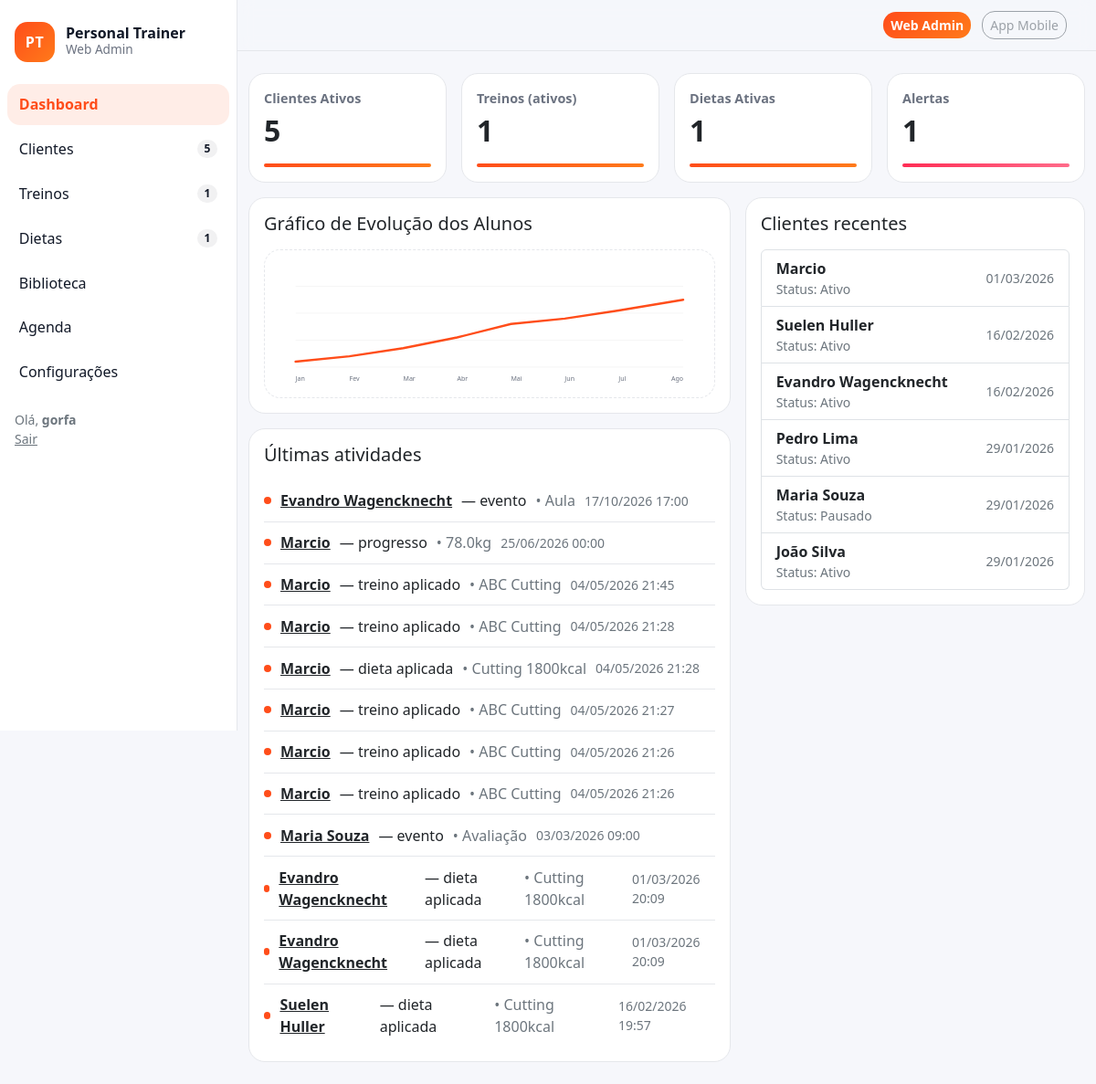
The app's page / (signed in) with its own data.
### crm/models.py (models this page shows, shortened)
class Client(models.Model):
    class Status(models.TextChoices):
        ACTIVE = "active", "Ativo"
        PAUSED = "paused", "Pausado"
        ARCHIVED = "archived", "Arquivado"
    full_name = models.CharField("Nome", max_length=160)
    age = models.PositiveIntegerField("Idade", default=0)
    weight_kg = models.DecimalField("Peso (kg)", max_digits=5, decimal_places=1, default=0)
    height_m = models.DecimalField("Altura (m)", max_digits=4, decimal_places=2, default=0)
    status = models.CharField(max_length=16, choices=Status.choices, default=Status.ACTIVE)
    plan = models.ForeignKey(Plan, on_delete=models.SET_NULL, null=True, blank=True)
    last_activity_at = models.DateField("Última atividade", null=True, blank=True)
    created_at = models.DateTimeField(auto_now_add=True)

### agenda/models.py (models this page shows, shortened)
class Appointment(models.Model):
    client = models.ForeignKey(Client, on_delete=models.SET_NULL, null=True, blank=True)
    title = models.CharField(max_length=160)
    starts_at = models.DateTimeField()
    ends_at = models.DateTimeField()

### workouts/models.py (models this page shows, shortened)
class WorkoutPlan(models.Model):
    name = models.CharField(max_length=120)
    tags = models.CharField(max_length=200, blank=True, help_text="Ex.: Hipertrofia, ABC")
    is_active = models.BooleanField(default=True)

class ClientWorkout(models.Model):
    client = models.ForeignKey(Client, on_delete=models.CASCADE, related_name="workouts")
    plan = models.ForeignKey(WorkoutPlan, on_delete=models.PROTECT)
    applied_at = models.DateTimeField(auto_now_add=True)
    is_current = models.BooleanField(default=True)

### diets/models.py (models this page shows, shortened)
class DietPlan(models.Model):
    name = models.CharField(max_length=120)
    total_kcal = models.PositiveIntegerField(default=0)
    is_active = models.BooleanField(default=True)

class ClientDiet(models.Model):
    client = models.ForeignKey(Client, on_delete=models.CASCADE, related_name="diets")
    plan = models.ForeignKey(DietPlan, on_delete=models.PROTECT)
    applied_at = models.DateTimeField(auto_now_add=True)
    is_current = models.BooleanField(default=True)

### core/views.py (the view)
# urls.py: path("", views.DashboardView.as_view(), name="dashboard"),
class DashboardView(LoginRequiredMixin, TemplateView):
    template_name = "core/dashboard.html"
    def get_context_data(self, **kwargs):
        ctx = super().get_context_data(**kwargs)
        events = []
        for w in ClientWorkout.objects.select_related("client", "plan").order_by("-applied_at")[:10]:
            events.append({"ts": w.applied_at, "label": "treino aplicado", "client": w.client, "detail": w.plan.name})
        for d in ClientDiet.objects.select_related("client", "plan").order_by("-applied_at")[:10]:
            events.append({"ts": d.applied_at, "label": "dieta aplicada", "client": d.client, "detail": d.plan.name})
        for p in ProgressRecord.objects.select_related("client").order_by("-date")[:10]:
            ts = timezone.make_aware(datetime.combine(p.date, time.min))
            detail = f"{p.weight_kg}kg" if p.weight_kg else "registro de progresso"
            events.append({"ts": ts, "label": "progresso", "client": p.client, "detail": detail})
        for f in ClientFile.objects.select_related("client").order_by("-uploaded_at")[:10]:
            label = "exame recebido" if f.kind == "exam" else "foto enviada"
            events.append({"ts": f.uploaded_at, "label": label, "client": f.client, "detail": f.title or "arquivo"})
        for n in ClientNote.objects.select_related("client").order_by("-created_at")[:10]:
            events.append({"ts": n.created_at, "label": "nota adicionada", "client": n.client, "detail": n.text[:60]})
        for fb in Feedback.objects.select_related("client").order_by("-created_at")[:10]:
            events.append({"ts": fb.created_at, "label": "mensagem registrada", "client": fb.client, "detail": fb.text[:60]})
        for a in Appointment.objects.select_related("client").order_by("-starts_at")[:10]:
            events.append({"ts": a.starts_at, "label": "evento", "client": a.client, "detail": a.title})
        events = sorted(events, key=lambda x: x["ts"], reverse=True)[:12]
        ctx["recent_events"] = events
        ctx["recent_clients"] = Client.objects.order_by("-created_at")[:6]
        return ctx

### core/context_processors.py (called while the page is built)
def nav_counts(request):
    try:
        return {
            "nav_clients_count": Client.objects.filter(status=Client.Status.ACTIVE).count(),
            "nav_workouts_today": WorkoutPlan.objects.filter(is_active=True).count(),
            "nav_diets_active": DietPlan.objects.filter(is_active=True).count(),
            "nav_alerts_count": Alert.objects.filter(is_open=True).count(),
        }
    except Exception:
        return {"nav_clients_count": 0, "nav_workouts_today": 0, "nav_diets_active": 0, "nav_alerts_count": 0}

### templates/core/dashboard.html (shortened to what this page needs)
{% extends "base.html" %}
{% block content %}
<div class="row g-3 mb-3">
  <div class="col-12 col-md-3">
    <div class="card metric-card">
      <div class="card-body">
        <div class="metric-label">Clientes Ativos</div>
        <div class="metric-value">{{ nav_clients_count }}</div>
        <div class="metric-bar"></div>
      </div>
    </div>
  </div>
  <div class="col-12 col-md-3">
    <div class="card metric-card">
      <div class="card-body">
        <div class="metric-label">Treinos (ativos)</div>
        <div class="metric-value">{{ nav_workouts_today }}</div>
        <div class="metric-bar"></div>
      </div>
    </div>
  </div>
  <div class="col-12 col-md-3">
    <div class="card metric-card">
      <div class="card-body">
        <div class="metric-label">Dietas Ativas</div>
        <div class="metric-value">{{ nav_diets_active }}</div>
        <div class="metric-bar"></div>
      </div>
    </div>
  </div>
  <div class="col-12 col-md-3">
    <div class="card metric-card metric-card-danger">
      <div class="card-body">
        <div class="metric-label">Alertas</div>
        <div class="metric-value">{{ nav_alerts_count }}</div>
        <div class="metric-bar"></div>
      </div>
    </div>
  </div>
</div>
<div class="row g-3">
  <div class="col-12 col-lg-7">
    <div class="card mb-3">
      <div class="card-body">
        <h2 class="h5 mb-3">Gráfico de Evolução dos Alunos</h2>
        <div class="chart-wrap">
          <svg viewBox="0 0 800 240" class="w-100">
            <g class="chart-axis">
              <text x="40" y="225">Jan</text>
              <text x="140" y="225">Fev</text>
              <text x="240" y="225">Mar</text>
              <text x="340" y="225">Abr</text>
              <text x="440" y="225">Mai</text>
              <text x="540" y="225">Jun</text>
              <text x="640" y="225">Jul</text>
              <text x="760" y="225" text-anchor="end">Ago</text>
            </g>
          </svg>
        </div>
      </div>
    </div>
    <div class="card">
      <div class="card-body">
        <h2 class="h5 mb-3">Últimas atividades</h2>
        <ul class="activity">
          {% for e in recent_events %}
            <li>
              <span class="dot"></span>
              {% if e.client %}
                <strong><a class="link-dark" href="{% url 'crm:client_detail' e.client.pk %}">{{ e.client.full_name }}</a></strong>
              {% else %}
                <strong class="text-secondary">(sem cliente)</strong>
              {% endif %}
              — {{ e.label }}
              <span class="text-secondary">• {{ e.detail }}</span>
              <div class="text-secondary small">{{ e.ts|date:"d/m/Y H:i" }}</div>
            </li>
          {% empty %}
            <li><span class="dot"></span> <span class="text-secondary">Sem atividades ainda.</span></li>
          {% endfor %}
        </ul>
      </div>
    </div>
  </div>
  <div class="col-12 col-lg-5">
    <div class="card">
      <div class="card-body">
        <h2 class="h5 mb-3">Clientes recentes</h2>
        <div class="list-group">
          {% for c in recent_clients %}
            <a class="list-group-item list-group-item-action d-flex justify-content-between align-items-center" href="{% url 'crm:client_detail' c.pk %}">
              <div>
                <div class="fw-bold">{{ c.full_name }}</div>
                <div class="text-secondary small">Status: {{ c.get_status_display }}</div>
              </div>
              <span class="text-secondary small">{{ c.created_at|date:"d/m/Y" }}</span>
            </a>
          {% empty %}
            <div class="text-secondary">Sem clientes ainda.</div>
          {% endfor %}
        </div>
      </div>
    </div>
  </div>
</div>
{% endblock %}

### templates/base.html (shortened to what this page needs)
{% load static %}
<!doctype html>
<html lang="pt-br">
<head>
  <link href="https://cdn.jsdelivr.net/npm/bootstrap@5.3.3/dist/css/bootstrap.min.css" rel="stylesheet">
  <link href="{% static 'css/theme.css' %}" rel="stylesheet">
</head>
<body class="app-body">
  <div class="app-shell">
    <aside class="app-sidebar">
      <div class="px-3 py-4">
        <div class="brand">
          <div class="brand-mark">PT</div>
          <div class="brand-name">
            <div class="brand-title">Personal Trainer</div>
            <div class="brand-sub">Web Admin</div>
          </div>
        </div>
      </div>
      <nav class="nav flex-column px-2">
        <a class="nav-link {% if request.resolver_match.url_name == 'dashboard' %}active{% endif %}"
           href="{% url 'dashboard' %}">
          <span>Dashboard</span>
        </a>
        <a class="nav-link {% if request.path|slice:':5' == '/crm/' %}active{% endif %}"
           href="{% url 'crm:client_list' %}">
          <span>Clientes</span>
          <span class="badge badge-metric">{{ nav_clients_count }}</span>
        </a>
        <a class="nav-link {% if request.path|slice:':9' == '/treinos/' %}active{% endif %}"
           href="{% url 'workouts:workout_list' %}">
          <span>Treinos</span>
          <span class="badge badge-metric">{{ nav_workouts_today }}</span>
        </a>
        <a class="nav-link {% if request.path|slice:':8' == '/dietas/' %}active{% endif %}"
           href="{% url 'diets:diet_list' %}">
          <span>Dietas</span>
          <span class="badge badge-metric">{{ nav_diets_active }}</span>
        </a>
        <a class="nav-link {% if request.path|slice:':12' == '/biblioteca/' %}active{% endif %}"
           href="{% url 'library:exercises' %}">
          <span>Biblioteca</span>
        </a>
        <a class="nav-link {% if request.path|slice:':10' == '/agenda/' %}active{% endif %}"
           href="{% url 'agenda:calendar' %}">
          <span>Agenda</span>
        </a>
        <a class="nav-link {% if request.path|slice:':10' == '/anamnese/' %}active{% endif %}"
           href="{% url 'anamnesis:builder' %}">
          <span>Configurações</span>
        </a>
        <div class="mt-3 px-2 small text-secondary">
          {% if request.user.is_authenticated %}
            Olá, <strong>{{ request.user.get_short_name|default:request.user.username }}</strong><br>
            <a class="link-secondary" href="{% url 'logout' %}">Sair</a>
          {% else %}
            <a class="link-secondary" href="{% url 'login' %}">Entrar</a>
          {% endif %}
        </div>
      </nav>
    </aside>
    <main class="app-main">
      <header class="app-topbar">
        <div class="container-fluid d-flex align-items-center justify-content-end">
          <div class="topbar-switch ms-auto">
            <a class="btn btn-brand btn-sm me-2" href="/admin/">Web Admin</a>
            <span class="btn btn-outline-secondary btn-sm disabled" aria-disabled="true">App Mobile</span>
          </div>
        </div>
      </header>
      <section class="app-content container-fluid py-4">
        {% block content %}{% endblock %}
      </section>
    </main>
  </div>
</body>
</html>

### static/css/theme.css (style rules this page uses)
:root { --brand:#ff4d1a; --brand-2:#ff7a1a; --brand-soft: rgba(255,77,26,.10); --danger:#ff2d55; --bg:#f6f7fb; --text:#111827; --muted:#6b7280; --card:#ffffff; --border:#e5e7eb; --radius:18px; }
* { box-sizing:border-box }
body { font-family: ui-sans-serif, system-ui, -apple-system, Segoe UI, Roboto, Arial, "Apple Color Emoji","Segoe UI Emoji"; }
.app-body { background:var(--bg); color:var(--text); }
.app-shell { display:flex; min-height:100vh; }
.app-sidebar { width:260px; background:#fff; border-right:1px solid var(--border); position:sticky; top:0; height:100vh; }
.brand { display:flex; align-items:center; gap:12px; }
.brand-mark { width:44px; height:44px; border-radius:14px; background:linear-gradient(135deg,var(--brand),var(--brand-2)); color:#fff; display:flex; align-items:center; justify-content:center; font-weight:900; letter-spacing:.5px; }
.brand-title { font-weight:800; line-height:1; }
.brand-sub { color:var(--muted); font-size:.85rem; }
.app-sidebar .nav-link { display:flex; align-items:center; justify-content:space-between; border-radius:14px; padding:.65rem .8rem; color:#111827; margin-bottom:.25rem; }
.app-sidebar .nav-link.active { background:var(--brand-soft); color:var(--brand); font-weight:700; }
.badge-metric { background:rgba(17,24,39,.06); color:#111827; font-weight:700; border-radius:999px; }
.app-main { flex:1; min-width:0; }
.app-topbar { position:sticky; top:0; z-index:10; background:rgba(246,247,251,.9); backdrop-filter: blur(8px); border-bottom:1px solid var(--border); padding:.75rem 0; }
.btn-brand { background:linear-gradient(135deg,var(--brand),var(--brand-2)); border:0; color:#fff; font-weight:800; border-radius:14px; }
.btn-outline-secondary { border-radius:14px; }
.app-content { padding-bottom:40px; }
.card { border:1px solid var(--border); border-radius:var(--radius); }
.metric-card { overflow:hidden; }
.metric-label { color:var(--muted); font-weight:700; font-size:.9rem; }
.metric-value { font-weight:900; font-size:2rem; letter-spacing:-.02em; }
.metric-bar { height:4px; border-radius:999px; margin-top:12px; background:linear-gradient(90deg,var(--brand),var(--brand-2)); }
.metric-card-danger .metric-bar { background:linear-gradient(90deg,var(--danger),#ff6b8a); }
.chart-wrap { background:#fff; border:1px dashed var(--border); border-radius:var(--radius); padding:10px; }
.chart-axis text { fill:var(--muted); font-size:12px; }
.activity { list-style:none; padding:0; margin:0; }
.activity li { display:flex; align-items:center; gap:10px; padding:.65rem 0; border-top:1px solid var(--border); }
.activity li:first-child { border-top:0; }
.dot { width:8px; height:8px; border-radius:999px; background:var(--brand); display:inline-block; }
.app-topbar { padding: 12px 20px; }
.topbar-switch { margin-left: auto; }

### records on screen
Client: client.full_name "Evandro Wagencknecht", label "evento", detail "Aula", ts "17/10/2026 17:00", label "dieta aplicada", detail "Cutting 1800kcal", ts "01/03/2026 20:09", full_name "Evandro Wagencknecht", status "Ativo", created_at "16/02/2026"
Client: client.full_name "Marcio", label "progresso", detail "78.0kg", ts "25/06/2026 00:00", label "treino aplicado", detail "ABC Cutting", ts "04/05/2026 21:45", ts "04/05/2026 21:28", label "dieta aplicada", detail "Cutting 1800kcal", ts "04/05/2026 21:27", ts "04/05/2026 21:26", full_name "Marcio", status "Ativo", created_at "01/03/2026"
Client: client.full_name "Maria Souza", label "evento", detail "Avaliação", ts "03/03/2026 09:00", full_name "Maria Souza", status "Pausado", created_at "29/01/2026"
Client: client.full_name "Suelen Huller", label "dieta aplicada", detail "Cutting 1800kcal", ts "16/02/2026 19:57", full_name "Suelen Huller", status "Ativo", created_at "16/02/2026"
Client: full_name "Pedro Lima", status "Ativo", created_at "29/01/2026"
Client: full_name "João Silva", status "Ativo", created_at "29/01/2026"

### other values on screen
{{ nav_clients_count }} "5"
{{ nav_workouts_today }} "1"
{{ nav_diets_active }} "1"
{{ request.user.get_short_name|default:request.user.username }} "gorfa"
{{ nav_alerts_count }} "1"
